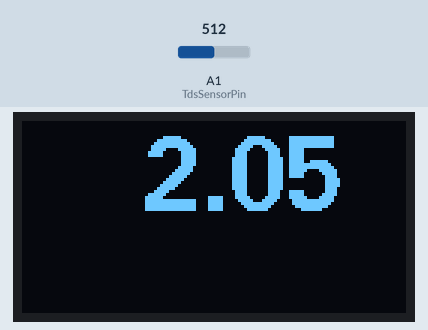
Recording of a sketch running on a simulated Arduino Uno, built with avr-gcc and run on an emulated ATmega328P. Shown: 128×64 one-colour display. Inputs (shaded band) come from the test bench; at power-on: A1 (TdsSensorPin) = 512. What the sketch prints to the serial monitor is not drawn.

Above: at 1.4 s.
1.5 s: A1 (TdsSensorPin) set to 716
At 2.9 s:
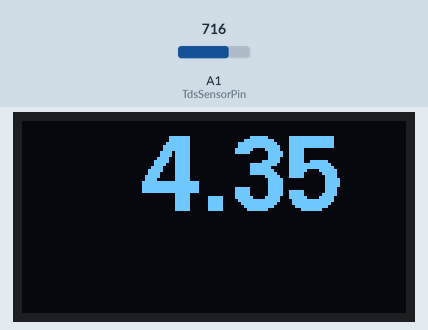
3.9 s: A1 (TdsSensorPin) set to 810
At 6.0 s:
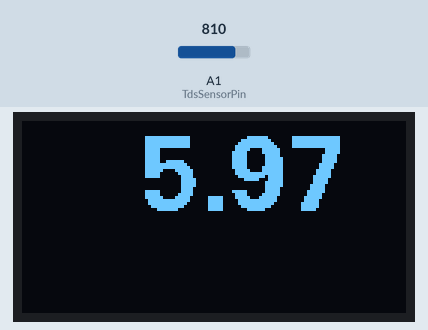
6.3 s: A1 (TdsSensorPin) set to 790
At 8.0 s:
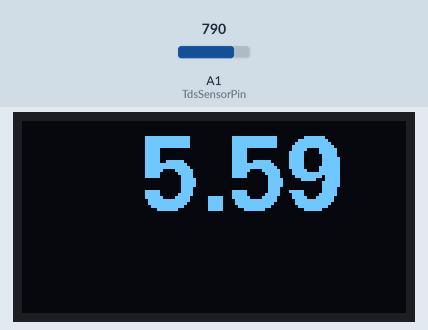
Timing chart, 0 to 9.5 s (numbered marks = the images above; inputs shaded):
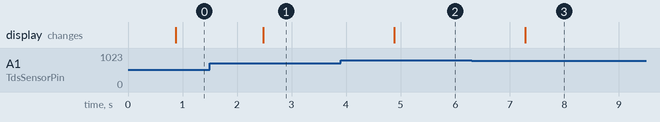

Measured:
- after the input at 1.5 s, the display: changes after 0.98 s (image 1)
- after the input at 3.9 s, the display: changes after 0.98 s (image 2)
- after the input at 6.3 s, the display: changes after 0.98 s (image 3)

The sketch:

TDSmeter.ino
```cpp
#include <Arduino.h>
#include <U8g2lib.h>

#ifdef U8X8_HAVE_HW_SPI
#include <SPI.h>
#endif
#ifdef U8X8_HAVE_HW_I2C
#include <Wire.h>
#endif
U8G2_SSD1306_128X64_NONAME_F_HW_I2C u8g2(U8G2_R0, /* reset=*/ U8X8_PIN_NONE);
#define TdsSensorPin A1
#define VREF 5.0 // analog reference voltage(Volt) of the ADC
#define SCOUNT 30 // sum of sample point
int analogBuffer[SCOUNT]; // store the analog value in the array, read from ADC
int analogBufferTemp[SCOUNT];
int analogBufferIndex = 0,copyIndex = 0;
float averageVoltage = 0,tdsValue = 0,temperature = 25;
void setup()
{
Serial.begin(115200);
pinMode(TdsSensorPin,INPUT);
u8g2.begin();
}
void loop()
{
static unsigned long analogSampleTimepoint = millis();
if(millis()-analogSampleTimepoint > 40U) //every 40 milliseconds,read the analog value from the ADC
{
analogSampleTimepoint = millis();
analogBuffer[analogBufferIndex] = analogRead(TdsSensorPin); //read the analog value and store into the buffer
analogBufferIndex++;
if(analogBufferIndex == SCOUNT)
analogBufferIndex = 0;
}
static unsigned long printTimepoint = millis();
if(millis()-printTimepoint > 800U)
{
printTimepoint = millis();
for(copyIndex=0;copyIndex<SCOUNT;copyIndex++)
analogBufferTemp[copyIndex]= analogBuffer[copyIndex];
averageVoltage = getMedianNum(analogBufferTemp,SCOUNT) * (float)VREF/ 1024.0; // read the analog value more stable by the median filtering algorithm, and convert to voltage value
float compensationCoefficient=1.0+0.02*(temperature-25.0); //temperature compensation formula: fFinalResult(25^C) = fFinalResult(current)/(1.0+0.02*(fTP-25.0));
float compensationVolatge=averageVoltage/compensationCoefficient; //temperature compensation
tdsValue=(133.42*compensationVolatge*compensationVolatge*compensationVolatge - 255.86*compensationVolatge*compensationVolatge + 857.39*compensationVolatge)*0.5; //convert voltage value to tds value
//Serial.print("voltage:");
//Serial.print(averageVoltage,2);
//Serial.print("V ");
Serial.print("TDS Value:");
Serial.print(tdsValue,0);
Serial.println("ppm");
float ec = tdsValue / (1000 * 0.64);
char buffer[10];
dtostrf(ec, 6, 2, buffer);
u8g2.clearBuffer();               // Effacer le buffer
u8g2.setFont(u8g2_font_fub25_tr); // Choisir une police
u8g2.drawStr(20, 30, buffer);     // Afficher la valeur
u8g2.sendBuffer();                // Envoyer le buffer à l'affichage
}
}
int getMedianNum(int bArray[], int iFilterLen)
{
int bTab[iFilterLen];
for (byte i = 0; i<iFilterLen; i++)
bTab[i] = bArray[i];
int i, j, bTemp;
for (j = 0; j < iFilterLen - 1; j++)
{
for (i = 0; i < iFilterLen - j - 1; i++)
{
if (bTab[i] > bTab[i + 1])
{
bTemp = bTab[i];
bTab[i] = bTab[i + 1];
bTab[i + 1] = bTemp;
}
}
}
if ((iFilterLen & 1) > 0)
bTemp = bTab[(iFilterLen - 1) / 2];
else
bTemp = (bTab[iFilterLen / 2] + bTab[iFilterLen / 2 - 1]) / 2;
return bTemp;
}
```
